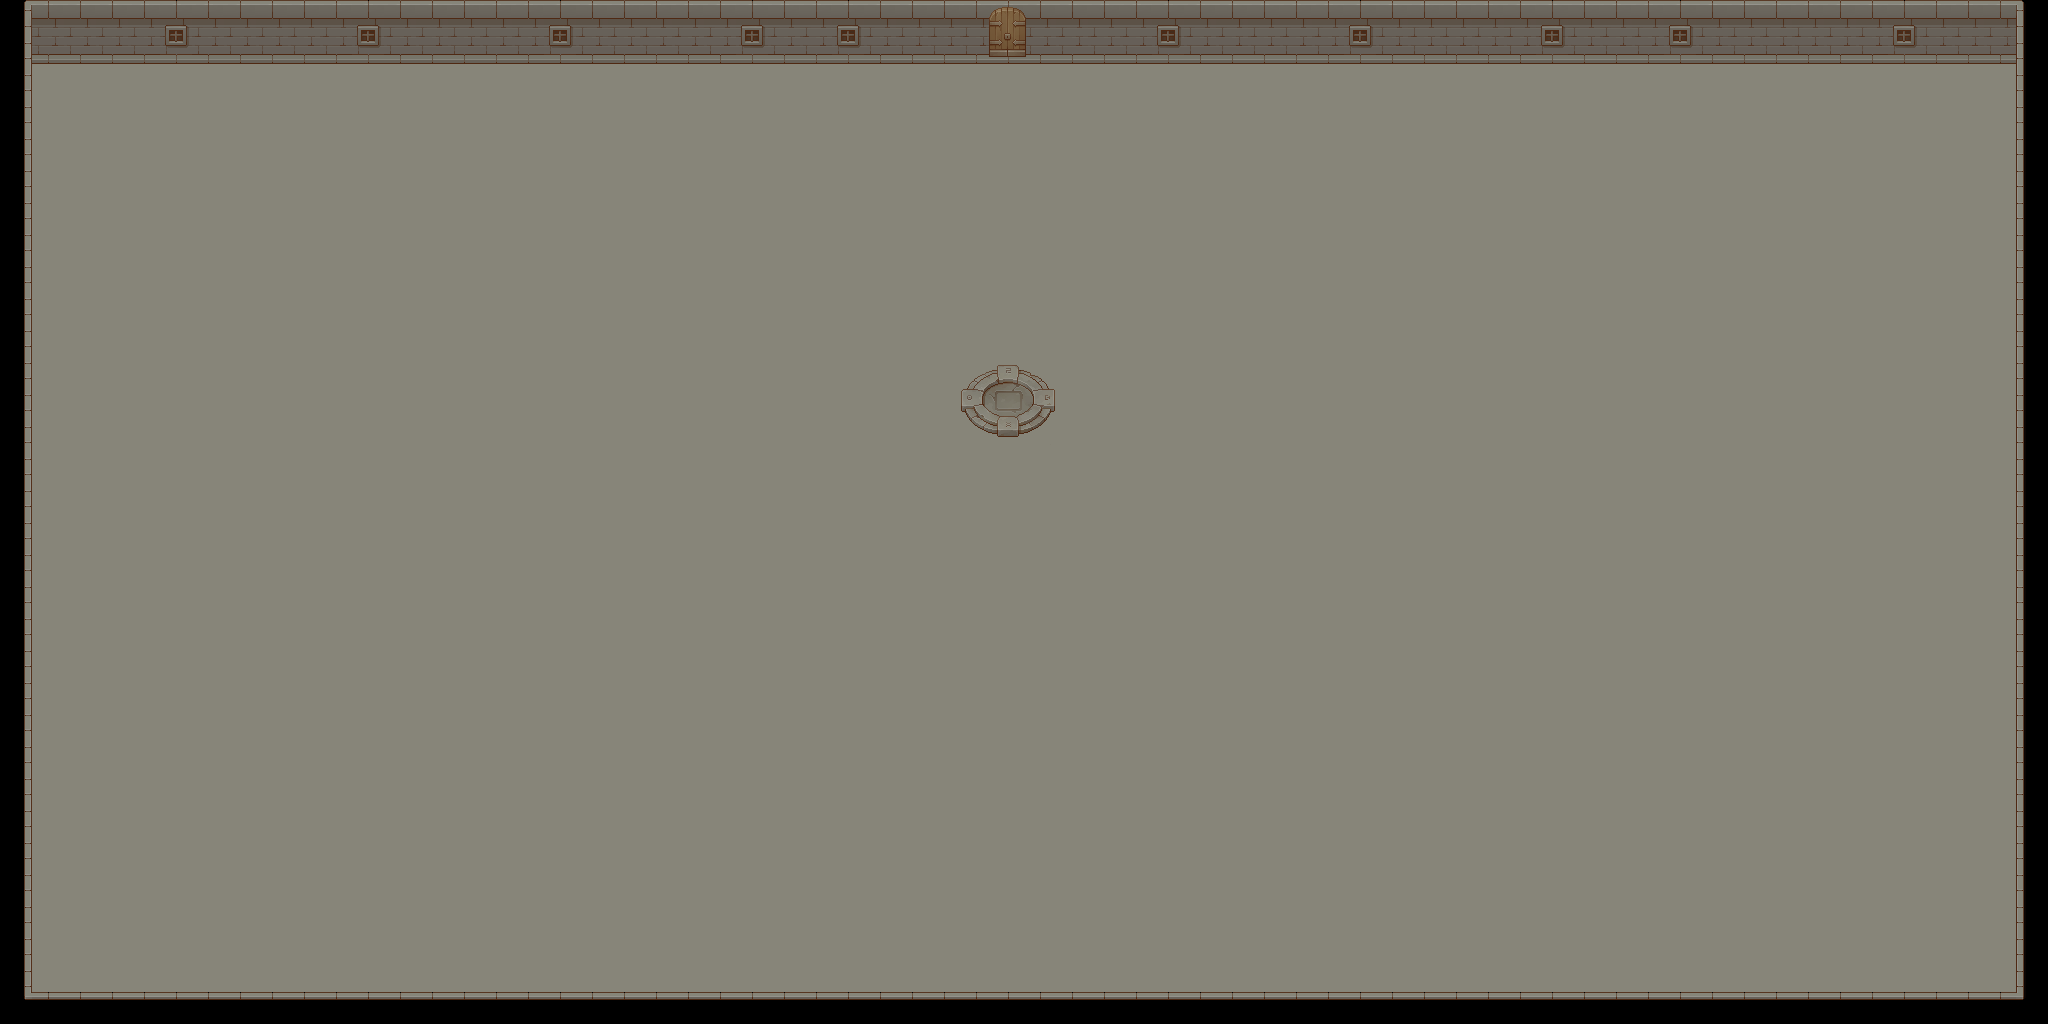

A level layout from a 2D game, rendered from its tile map. Below: a short description, then the map file with tile-grid data replaced by summaries:
An orthogonal 64x32 tile map with 32x32 px tiles, 2 tile layers (Слой тайлов 1, Слой тайлов 2), 4 tilesets.

<map version="1.5" tiledversion="1.7.2" orientation="orthogonal" renderorder="right-down" width="64" height="32" tilewidth="32" tileheight="32" infinite="0" nextlayerid="3" nextobjectid="1">
 <tileset firstgid="1" name="TX Tileset Grass" tilewidth="32" tileheight="32" tilecount="64" columns="8">
  <image source="TX Tileset Grass.png" width="256" height="256" />
 </tileset>
 <tileset firstgid="65" name="TX Tileset Stone Ground" tilewidth="32" tileheight="32" tilecount="64" columns="8">
  <image source="TX Tileset Stone Ground.png" width="256" height="256" />
 </tileset>
 <tileset firstgid="129" name="TX Tileset Wall" tilewidth="32" tileheight="32" tilecount="256" columns="16">
  <image source="TX Tileset Wall.png" width="512" height="512" />
  <wangsets>
   <wangset name="walls" type="corner" tile="-1">
    <wangcolor name="wall" color="#ff0000" tile="-1" probability="1" />
   </wangset>
  </wangsets>
 </tileset>
 <tileset firstgid="385" name="TX Props" tilewidth="32" tileheight="32" tilecount="256" columns="16">
  <image source="TX Props.png" width="512" height="512" />
 </tileset>
 <layer id="1" name="Слой тайлов 1" width="64" height="32">
  <data>[2048 cells, 2048 non-empty, 12 distinct tile ids]</data>
 </layer>
 <layer id="2" name="Слой тайлов 2" width="64" height="32">
  <data>[2048 cells, 15 non-empty, 15 distinct tile ids]</data>
 </layer>
</map>
